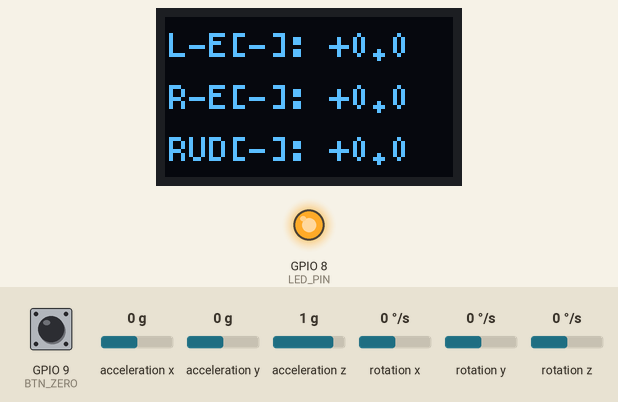
This program was run on a simulated ESP32-C3. Parts: 72×40 one-colour display, output pins drawn as LEDs (lit = HIGH). Wiring (inferred from the names in the program): MPU-6050 motion sensor at I2C address 0x68. Inputs (shaded band) come from the test bench; at power-on: acceleration x 0 g, rotation z 0 °/s, GPIO 9 (BTN_ZERO) HIGH, acceleration y 0 g, acceleration z 1 g, rotation x 0 °/s, rotation y 0 °/s.

Above: at 3.3 s.
3.4 s: acceleration x set to -1.4 g
At 3.57 s:
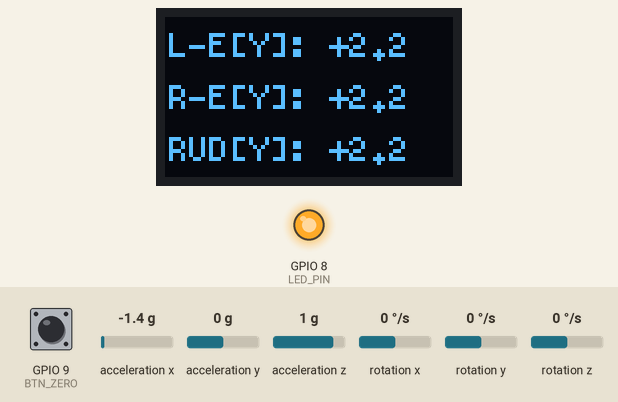
5.8 s: rotation z set to -192 °/s
At 6.51 s:
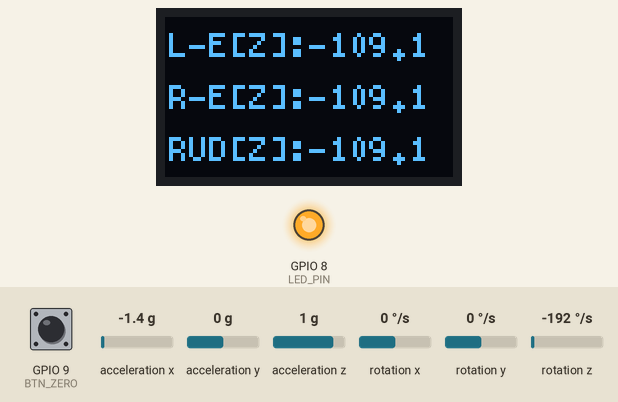
8.7 s: GPIO 9 (BTN_ZERO) pulled LOW for 3.2 s
At 9.6 s:
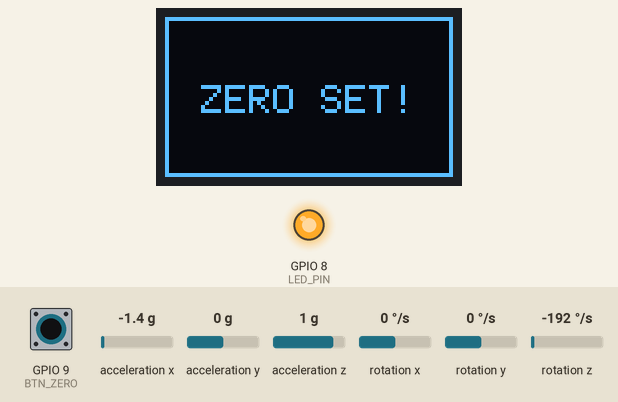
12.5 s: rotation z set to 100 °/s
At 13.91 s:
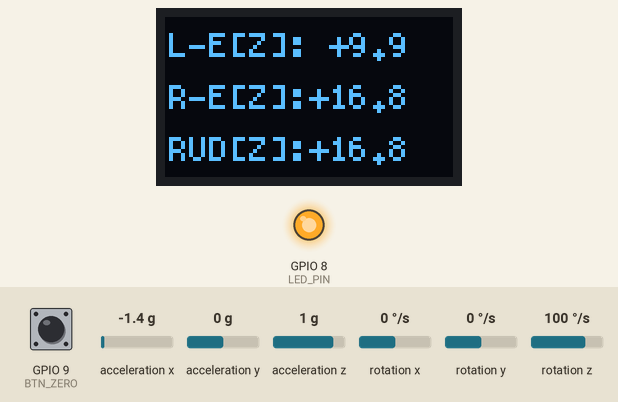
15.5 s: GPIO 9 (BTN_ZERO) pulled LOW for 0.15 s
At 15.9 s:
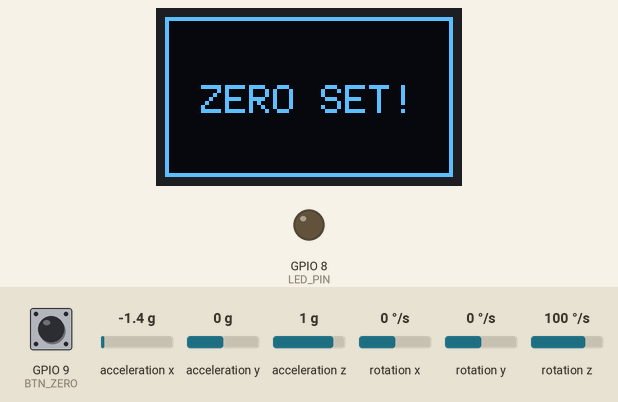
16.2 s: rotation z set to -4 °/s
At 16.51 s:
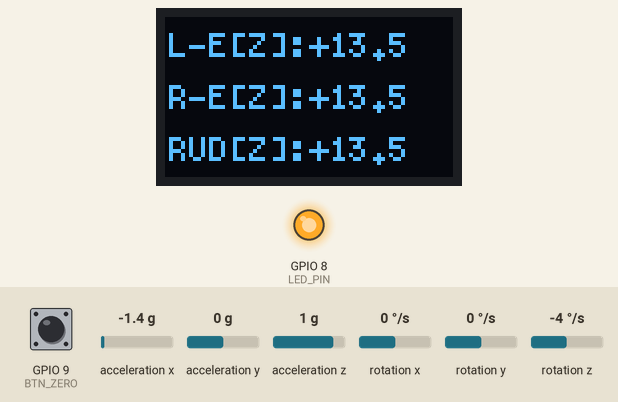
Timing chart, 0 to 19.2 s (numbered marks = the images above; inputs shaded):
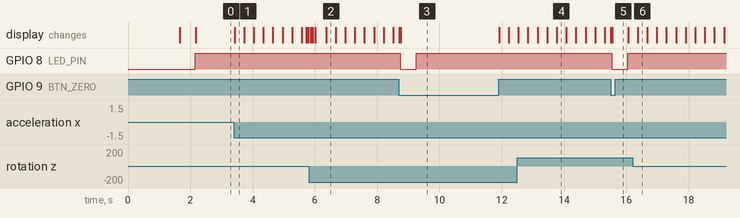

Measured:
- after the input at 3.4 s, the display: changes at once (image 1)
- after the input at 8.7 s, GPIO 8 (LED_PIN): HIGH → LOW at once, → HIGH 0.51 s later; the display: first differs from a run without the input after 0.05 s (image 3)
- after the input at 15.5 s, GPIO 8 (LED_PIN): HIGH → LOW at once, → HIGH 0.51 s later; the display: changes at once (image 5)

The program:

main.cpp
```cpp
#include <Arduino.h>
#include <Wire.h>
#include <U8g2lib.h>
#include <math.h>

// ==========================================
// 1. 하드웨어 핀맵 정의 (ESP32-C3 0.42 OLED 보드)
// ==========================================
#define OLED_SDA 5
#define OLED_SCL 6       // OLED 및 MPU6050 3개의 공통 SCL 핀
#define BTN_ZERO 9       // 보드 내장 BO0 버튼 (Active LOW)
#define LED_PIN  8       // 보드 내장 상태 LED (Active LOW)

#define MPU_ADDR 0x68    // MPU6050 기본 I2C 주소

// 3개의 MPU6050 모듈을 위한 개별 SDA 핀 배열
const uint8_t mpu_sda_pins[3] = {0, 1, 2};
const char* ch_names[3] = {"L-E", "R-E", "RUD"}; // 좌엘리베이터, 우엘리베이터, 러더

// 0.42인치 OLED (72x40 픽셀) 전용 U8g2 객체 생성
U8G2_SSD1306_72X40_ER_F_HW_I2C u8g2(U8G2_R0, /* reset=*/ U8X8_PIN_NONE, /* clock=*/ OLED_SCL, /* data=*/ OLED_SDA);

// ==========================================
// 2. 센서 채널별 데이터 구조체
// ==========================================
struct SensorChannel {
  uint8_t sda_pin;
  bool connected;

  // 자이로 영점 오차 보정값
  float gyro_offset_x;
  float gyro_offset_y;
  float gyro_offset_z;

  // 실시간 필터링된 3축 각도 (X: Pitch/Roll, Y: Roll/Pitch, Z: Yaw)
  float angle_x;
  float angle_y;
  float angle_z;

  // BO0 버튼 클릭 시 저장되는 기준 영점 각도
  float zero_x;
  float zero_y;
  float zero_z;

  // 영점 대비 현재 변화 각도 (+ / -)
  float delta_x;
  float delta_y;
  float delta_z;

  // 자동 선택된 축 (0: 대기중 '-', 1: 'X', 2: 'Y', 3: 'Z')
  uint8_t active_axis;
  float display_angle;   // 최종 화면에 표시할 각도
};

SensorChannel ch[3];
unsigned long last_time = 0;

// ==========================================
// 3. I2C 핀 동적 스위칭 및 MPU6050 제어 함수
// ==========================================

// 특정 데이터(SDA) 핀으로 I2C 버스를 전환하는 함수
void selectI2CPins(uint8_t sda_pin) {
  Wire.end();
  Wire.begin(sda_pin, OLED_SCL, 400000); // 400kHz Fast I2C
}

// MPU6050 초기화 (슬립 모드 해제 및 감도 설정)
bool initMPU6050(uint8_t idx) {
  selectI2CPins(ch[idx].sda_pin);

  // 연결 확인
  Wire.beginTransmission(MPU_ADDR);
  if (Wire.endTransmission() != 0) {
    return false; // 센서 응답 없음
  }

  // PWR_MGMT_1 (0x6B) -> 0x00 (슬립 해제)
  Wire.beginTransmission(MPU_ADDR);
  Wire.write(0x6B);
  Wire.write(0x00);
  Wire.endTransmission();

  // CONFIG (0x1A) -> 0x03 (DLPF 디지털 저역통과 필터 44Hz 설정 - 진동 노이즈 제거)
  Wire.beginTransmission(MPU_ADDR);
  Wire.write(0x1A);
  Wire.write(0x03);
  Wire.endTransmission();

  // GYRO_CONFIG (0x1B) -> 0x08 (±500 deg/s 범위 설정)
  Wire.beginTransmission(MPU_ADDR);
  Wire.write(0x1B);
  Wire.write(0x08);
  Wire.endTransmission();

  // ACCEL_CONFIG (0x1C) -> 0x00 (±2g 범위 설정)
  Wire.beginTransmission(MPU_ADDR);
  Wire.write(0x1C);
  Wire.write(0x00);
  Wire.endTransmission();

  return true;
}

// MPU6050 원시 데이터(가속도 + 자이로) 읽기
bool readMPURaw(uint8_t idx, int16_t &ax, int16_t &ay, int16_t &az, int16_t &gx, int16_t &gy, int16_t &gz) {
  selectI2CPins(ch[idx].sda_pin);

  Wire.beginTransmission(MPU_ADDR);
  Wire.write(0x3B); // ACCEL_XOUT_H 레지스터부터 14바이트 요청
  if (Wire.endTransmission(false) != 0) return false;

  uint8_t bytes = Wire.requestFrom((uint8_t)MPU_ADDR, (uint8_t)14, (uint8_t)true);
  if (bytes < 14) return false;

  ax = (Wire.read() << 8) | Wire.read();
  ay = (Wire.read() << 8) | Wire.read();
  az = (Wire.read() << 8) | Wire.read();
  Wire.read(); Wire.read(); // 온도 데이터(2바이트) 스킵
  gx = (Wire.read() << 8) | Wire.read();
  gy = (Wire.read() << 8) | Wire.read();
  gz = (Wire.read() << 8) | Wire.read();

  return true;
}

// ==========================================
// 4. 자이로 초기 오차 보정 및 영점(Zero) 설정 함수
// ==========================================

// 부팅 시 정지 상태에서 자이로 오프셋 계산
void calibrateGyros() {
  const int samples = 150;
  for (int i = 0; i < 3; i++) {
    ch[i].gyro_offset_x = 0;
    ch[i].gyro_offset_y = 0;
    ch[i].gyro_offset_z = 0;
    if (!ch[i].connected) continue;

    long sum_gx = 0, sum_gy = 0, sum_gz = 0;
    int valid_cnt = 0;

    for (int s = 0; s < samples; s++) {
      int16_t ax, ay, az, gx, gy, gz;
      if (readMPURaw(i, ax, ay, az, gx, gy, gz)) {
        sum_gx += gx;
        sum_gy += gy;
        sum_gz += gz;
        valid_cnt++;
      }
      delay(2);
    }
    if (valid_cnt > 0) {
      // ±500 deg/s 설정 시 LSB Sensitivity = 65.5 LSB/(deg/s)
      ch[i].gyro_offset_x = (sum_gx / (float)valid_cnt) / 65.5f;
      ch[i].gyro_offset_y = (sum_gy / (float)valid_cnt) / 65.5f;
      ch[i].gyro_offset_z = (sum_gz / (float)valid_cnt) / 65.5f;
    }

    // 초기 가속도 기반 각도 세팅
    int16_t ax, ay, az, gx, gy, gz;
    if (readMPURaw(i, ax, ay, az, gx, gy, gz)) {
      ch[i].angle_x = atan2(ay, hypot(ax, az)) * 180.0f / PI;
      ch[i].angle_y = atan2(-ax, hypot(ay, az)) * 180.0f / PI;
      ch[i].angle_z = 0.0f;
    }
  }
}

// BO0 버튼 클릭 시 현재 각도를 0도로 리셋하고 자동 축 선택 초기화
void setZeroAngles() {
  digitalWrite(LED_PIN, LOW); // LED 켜기

  for (int i = 0; i < 3; i++) {
    // 자이로 적분 축(Z축) 리셋 및 현재 필터 각도를 영점으로 지정
    ch[i].angle_z = 0.0f;
    ch[i].zero_x  = ch[i].angle_x;
    ch[i].zero_y  = ch[i].angle_y;
    ch[i].zero_z  = 0.0f;

    ch[i].delta_x = 0.0f;
    ch[i].delta_y = 0.0f;
    ch[i].delta_z = 0.0f;

    ch[i].active_axis = 0;     // 축 자동 선택 대기 상태로 초기화
    ch[i].display_angle = 0.0f;
  }

  // OLED 화면에 영점 완료 메시지 표시
  selectI2CPins(OLED_SDA);
  u8g2.clearBuffer();
  u8g2.setFont(u8g2_font_6x12_tr);
  u8g2.drawFrame(0, 0, 72, 40);
  u8g2.drawStr(9, 24, "ZERO SET!");
  u8g2.sendBuffer();

  delay(500);
  digitalWrite(LED_PIN, HIGH); // LED 끄기
  last_time = micros();        // 적분 타이머 갱신
}

// ==========================================
// 5. 초기화 (Setup)
// ==========================================
void setup() {
  pinMode(BTN_ZERO, INPUT_PULLUP);
  pinMode(LED_PIN, OUTPUT);
  digitalWrite(LED_PIN, LOW); // 초기화 중 LED 점등

  // OLED 초기화 및 부팅 화면 표시
  Wire.begin(OLED_SDA, OLED_SCL, 400000);
  u8g2.begin();
  u8g2.clearBuffer();
  u8g2.setFont(u8g2_font_5x7_tr);
  u8g2.drawStr(4, 15, "RC THROW METER");
  u8g2.drawStr(8, 30, "CAL GYRO...");
  u8g2.sendBuffer();

  // 3개 채널 MPU6050 초기화
  for (int i = 0; i < 3; i++) {
    ch[i].sda_pin = mpu_sda_pins[i];
    ch[i].connected = initMPU6050(i);
  }

  // 정지 상태 자이로 오프셋 보정 (약 1초 소요)
  calibrateGyros();

  // 초기 영점 세팅
  setZeroAngles();
  last_time = micros();
}

// ==========================================
// 6. 메인 루프 (Loop)
// ==========================================
void loop() {
  // 1) BO0 버튼(GPIO 9) 입력 확인 (영점 조절)
  if (digitalRead(BTN_ZERO) == LOW) {
    delay(30); // 디바운싱
    if (digitalRead(BTN_ZERO) == LOW) {
      setZeroAngles();
      while (digitalRead(BTN_ZERO) == LOW) { delay(10); } // 버튼 뗄 때까지 대기
    }
  }

  // 루프 경과 시간(dt, 단위: 초) 계산
  unsigned long now = micros();
  float dt = (now - last_time) / 1000000.0f;
  last_time = now;
  if (dt <= 0.0f || dt > 0.5f) dt = 0.01f;

  // 2) 3개 채널 센서 읽기 및 각도 계산
  for (int i = 0; i < 3; i++) {
    if (!ch[i].connected) {
      // 연결이 끊겼던 센서가 다시 연결되었는지 재시도
      ch[i].connected = initMPU6050(i);
      continue;
    }

    int16_t ax, ay, az, gx, gy, gz;
    if (!readMPURaw(i, ax, ay, az, gx, gy, gz)) {
      ch[i].connected = false;
      continue;
    }

    // 가속도 기반 X, Y 절대 기울기 각도 (단위: 도)
    // atan2와 hypot을 사용하여 날개가 ±90도까지 꺾여도 짐벌락/비선형 왜곡 최소화
    float acc_angle_x = atan2(ay, hypot(ax, az)) * 180.0f / PI;
    float acc_angle_y = atan2(-ax, hypot(ay, az)) * 180.0f / PI;

    // 자이로 각속도 계산 (deg/s) - 오프셋 차감
    float gyro_rate_x = (gx / 65.5f) - ch[i].gyro_offset_x;
    float gyro_rate_y = (gy / 65.5f) - ch[i].gyro_offset_y;
    float gyro_rate_z = (gz / 65.5f) - ch[i].gyro_offset_z;

    // 정지 상태 미세 드리프트 방지용 데드밴드(Deadband) 적용
    if (fabs(gyro_rate_x) < 0.35f) gyro_rate_x = 0.0f;
    if (fabs(gyro_rate_y) < 0.35f) gyro_rate_y = 0.0f;
    if (fabs(gyro_rate_z) < 0.35f) gyro_rate_z = 0.0f;

    // 상보 필터 (X, Y축: 가속도 + 자이로 융합 / Z축: 수직 러더 대응을 위한 자이로 적분)
    ch[i].angle_x = 0.96f * (ch[i].angle_x + gyro_rate_x * dt) + 0.04f * acc_angle_x;
    ch[i].angle_y = 0.96f * (ch[i].angle_y + gyro_rate_y * dt) + 0.04f * acc_angle_y;
    ch[i].angle_z = ch[i].angle_z + gyro_rate_z * dt;

    // 영점(0도) 대비 변화량(+, -) 계산
    ch[i].delta_x = ch[i].angle_x - ch[i].zero_x;
    ch[i].delta_y = ch[i].angle_y - ch[i].zero_y;
    ch[i].delta_z = ch[i].angle_z - ch[i].zero_z;

    // 3) 움직임 감지 및 측정 축(X, Y, Z) 자동 선택 로직
    float abs_x = fabs(ch[i].delta_x);
    float abs_y = fabs(ch[i].delta_y);
    float abs_z = fabs(ch[i].delta_z);

    // 가장 크게 움직인 축 찾기
    float max_delta = abs_x;
    uint8_t max_axis = 1; // 1: X축

    if (abs_y > max_delta) {
      max_delta = abs_y;
      max_axis = 2;       // 2: Y축
    }
    if (abs_z > max_delta) {
      max_delta = abs_z;
      max_axis = 3;       // 3: Z축
    }

    // 날개가 2.0도 이상 움직이면 가장 변화가 큰 축을 해당 센서의 측정 축으로 자동 고정/갱신
    if (max_delta > 2.0f) {
      ch[i].active_axis = max_axis;
    }

    // 선택된 축에 따른 최종 표시 각도 할당 (+ / - 방향 포함)
    if (ch[i].active_axis == 1) {
      ch[i].display_angle = ch[i].delta_x;
    } else if (ch[i].active_axis == 2) {
      ch[i].display_angle = ch[i].delta_y;
    } else if (ch[i].active_axis == 3) {
      ch[i].display_angle = ch[i].delta_z;
    } else {
      // 아직 2도 이상 움직이지 않은 초기 상태에서는 현재 가장 큰 값 표시
      if (max_axis == 1) ch[i].display_angle = ch[i].delta_x;
      else if (max_axis == 2) ch[i].display_angle = ch[i].delta_y;
      else ch[i].display_angle = ch[i].delta_z;
    }
  }

  // 4) 내장 OLED 화면 업데이트 (I2C 버스를 OLED 핀으로 복귀 후 전송)
  selectI2CPins(OLED_SDA);
  u8g2.clearBuffer();
  u8g2.setFont(u8g2_font_5x8_tr); // 72x40 화면에 3줄이 선명하게 들어가는 폰트

  const char axis_char[4] = {'-', 'X', 'Y', 'Z'};

  for (int i = 0; i < 3; i++) {
    int y_pos = 10 + (i * 13); // 각 줄의 Y 좌표 (10, 23, 36)
    char buf[24];

    if (!ch[i].connected) {
      snprintf(buf, sizeof(buf), "%s: ERR", ch_names[i]);
    } else {
      // 미세한 노이즈로 인해 -0.0이 뜨는 현상 방지
      float val = ch[i].display_angle;
      if (fabs(val) < 0.1f) val = 0.0f;

      // 출력 포맷 예시 -> "L-E[X]:+15.2" 또는 "RUD[Z]: -8.5"
      snprintf(buf, sizeof(buf), "%s[%c]:%+5.1f", ch_names[i], axis_char[ch[i].active_axis], val);
    }
    u8g2.drawStr(1, y_pos, buf);
  }

  u8g2.sendBuffer();
  delay(10); // 약 80~100Hz 주기로 동작
}
```
